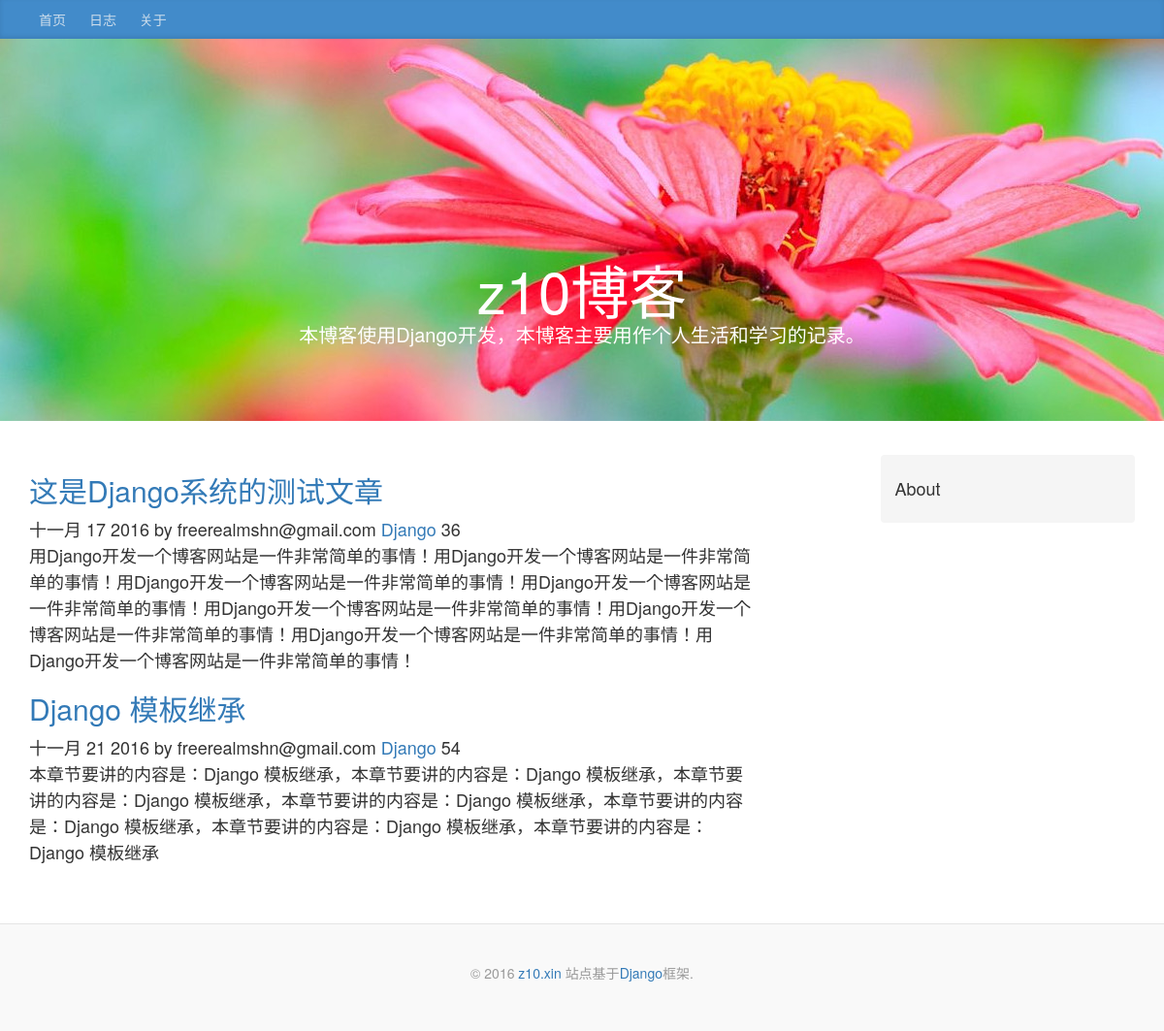
The page /blog/category/1 on the database its author committed.
### blog/models.py (models this page shows, shortened)
class Article(models.Model):
    STATUS_CHOICES = (
        ('p', '发布'),
        ('t', '草稿'),
        ('d', '删除'),
    )
    title = models.CharField('标题', max_length=55)
    content = models.TextField('内容')
    status = models.CharField(
        '状态', max_length=1, choices=STATUS_CHOICES, default='p')
    pub_date = models.DateTimeField('发布时间', default=timezone.now)
    changed_date = models.DateTimeField('修改时间', auto_now=True)
    views = models.PositiveIntegerField('浏览量', default=0)
    author = models.ForeignKey(
        settings.AUTH_USER_MODEL,
        on_delete=models.CASCADE)
    tags = models.ManyToManyField('Tag', verbose_name='标签')
    category = models.ForeignKey(
        'Category', verbose_name='分类', blank=True, null=True, on_delete=models.SET_NULL)
    class Meta:
        verbose_name = '博客文章'
        verbose_name_plural = verbose_name

class Category(models.Model):
    title = models.CharField('分类', max_length=40)
    create_time = models.DateTimeField('创建时间', default=timezone.now)
    def __str__(self):
        return self.title
    class Meta:
        verbose_name = '文章分类'
        verbose_name_plural = verbose_name

### accounts/models.py (models this page shows, shortened)
class User(AbstractBaseUser, PermissionsMixin):
    email = models.EmailField('邮箱', unique=True, db_index=True)
    username = models.CharField(
        '用户名', max_length=75, unique=True)
    is_staff = models.BooleanField('职员身份', default=False)
    is_active = models.BooleanField('激活状态', default=True)
    date_joined = models.DateTimeField('注册时间', default=timezone.now)
    login_attempted = models.IntegerField('登录失败几次', default=0)
    update = models.DateTimeField('上次登录尝试', auto_now=True)
    secret = models.CharField('密匙', max_length=16, blank=True)
    verification_needed = models.BooleanField('启用登录验证', default=False)
    objects = UserManage()
    USERNAME_FIELD = 'email'
    REQUIRED_FIELDS = ['username']
    class Meta:
        verbose_name = '用户'
        verbose_name_plural = verbose_name

### blog/views.py (the view)
class CategoryView(ListView):
    template_name = 'blog/category.html'
    context_object_name = 'articles'
    def get_queryset(self):
        category_id = int(self.kwargs['category_id'])
        if category_id == 0:
            articles = Article.objects.filter(
                category__isnull=True, status='p')
        else:
            articles = Article.objects.filter(category=category_id, status='p')
            return articles

### home/context.py (called while the page is built)
def all_context(request):
    SITE_NAME = settings.SITE_NAME
    SITE_BLOG_DES = settings.SITE_BLOG_DES
    SITE_URL = settings.SITE_URL
    return locals()

### blog/templates/blog/category.html (shortened to what this page needs)
{% extends "blog/base.html" %}
{% block content %}
<div class="col-sm-8 blog-main">
    {% if articles %}
    <div class="blog-post">
        {% for article in articles %}
            <h2><a href="{% url 'blog:detail' article.pk %}">{{ article.title }}</a></h2>
            {{ article.pub_date | date:"M j Y" }} by {{ article.author }}
            {% if article.category %}
                <a href="{% url 'blog:category' article.category_id %}">{{ article.category }}</a>
            {% endif %}
            {{ article.views }}
            <p>{{ article.content }}</p>
        {% endfor %}
        </div>
    {% endif %}
</div>
<div class="col-sm-3 col-sm-offset-1 blog-sidebar">
        <div class="sidebar-module sidebar-module-inset">
            <h4>About</h4>
        </div>
</div>
{% endblock content %}

### blog/static/css/style.css (style rules this page uses)
body { display: block; padding: 0; margin: 0; font-size: 14px; line-height: 1.428; }
.sidebar-module-inset { padding: 15px; background: #f5f5f5; border-radius: 4px; }
.blog-main { font-size: 18px; line-height: 1.5; }
.blog-post { margin-bottom: 60px; }

### rows shown on the page
Article: title "这是Django系统的测试文章", pub_date "十一月 17 2016", author "freerealmshn@gmail.com", category "Django", views "36", content "用Django开发一个博客网站是一件非常简单的事情！用Django开发一个博客网站是一件非常简单的事情！用Django开发一个博客网站是一件非常简单的事情！用Django开发一个博客网站是一件非常简单的事情！用Django开发一个博客网站是一件非常简单的事情！用Django开发一个博客网站是一件非常简单的事情！用Django开发一个博客网站是一件非常简单的事情！用Django开发一个博客网站是一件非常简单的事情！"
Article: title "Django 模板继承", pub_date "十一月 21 2016", author "freerealmshn@gmail.com", category "Django", views "54", content "本章节要讲的内容是：Django 模板继承，本章节要讲的内容是：Django 模板继承，本章节要讲的内容是：Django 模板继承，本章节要讲的内容是：Django 模板继承，本章节要讲的内容是：Django 模板继承，本章节要讲的内容是：Django 模板继承，本章节要讲的内容是：Django 模板继承"

### other values the page prints
{{ SITE_NAME }} "z10博客"
{{ SITE_BLOG_DES }} "本博客使用Django开发，本博客主要用作个人生活和学习的记录。"
